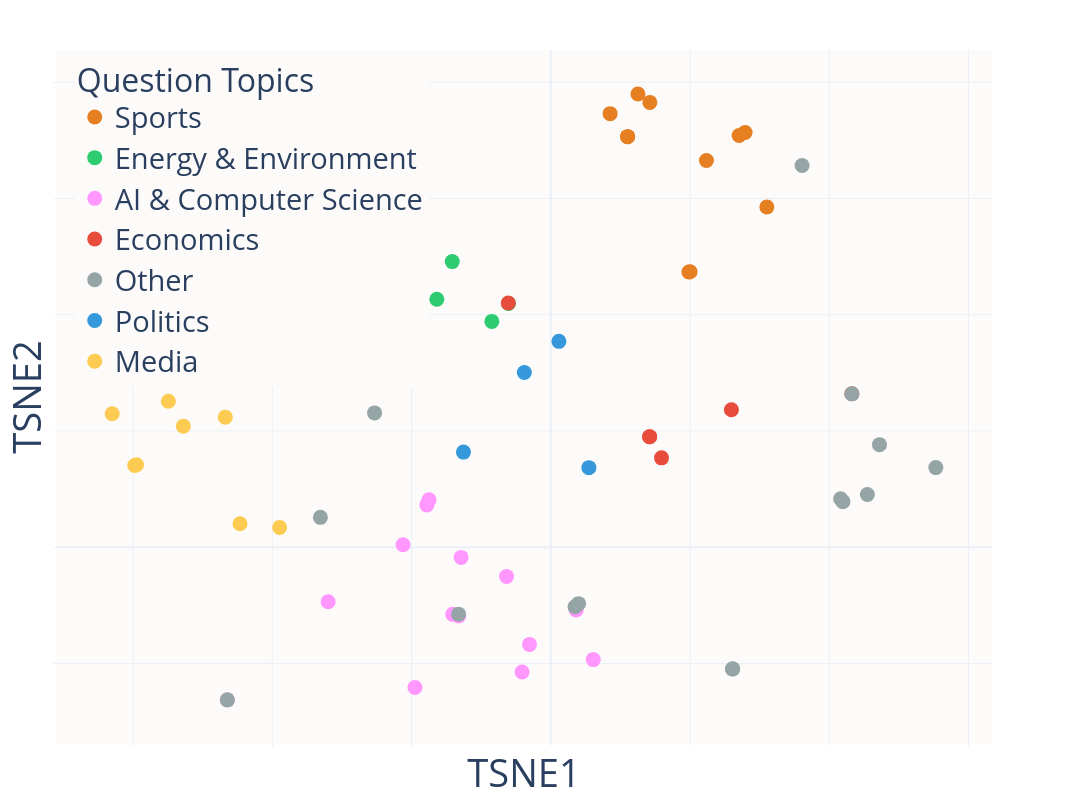

Notebook code for this chart:
### Code cell
# Define topic groupings
topic_to_group = {
    # Energy and Environment
    'energy storage': 'Energy & Environment',
    'economics and energy': 'Energy & Environment',
    'energy': 'Energy & Environment',
    'energy and environment': 'Energy & Environment',
    'energy policy and sustainability': 'Energy & Environment',
    
    # Economics
    'economics': 'Economics',
    'economics and finance': 'Economics',
    
    # Politics
    'geopolitics': 'Politics',
    'economics and education': 'Politics',
    'geopolitics and national security': 'Politics',
    'labor market and technology': 'Politics',
    
    # Computing
    'technology and regulation': 'AI & Computer Science',
    'materials science and quantum computing':  'AI & Computer Science',
    'cryptography':  'AI & Computer Science',
    'ai and computing':  'AI & Computer Science',
    'artificial general intelligence':  'AI & Computer Science',
    'robotics':  'AI & Computer Science',
    'ai and robotics':  'AI & Computer Science',
    'cybersecurity':  'AI & Computer Science',
    
    #Social Media
    'social media and politics': 'Media',
    'social media': 'Media',
    'social media and regulation': 'Media',
    'social media and mental health': 'Media',
    'election misinformation': 'Media',
    'social media regulation':  'Media',
    'marketing and e-commerce': 'Media',
    'elections and misinformation': 'Media',
    
    # Sports
    'sports': 'Sports',
    'sports and olympics': 'Sports'
}

def analyze_model_topics(logical_and_df: pd.DataFrame, model_names: list[str]):
    """
    Analyze and visualize topic distribution between models using MPNet embeddings and t-SNE.
    Uses predefined topic groupings for consistent categorization.
    """
    # Filter for specified models
    model_df = logical_and_df[logical_and_df['generator_model'].isin(model_names)]
    
    # Initialize MPNet model
    mpnet = SentenceTransformer('sentence-transformers/all-mpnet-base-v2')
    
    # Get embeddings for questions
    texts = model_df['question_body'].tolist()
    embeddings = mpnet.encode(texts, show_progress_bar=True)
    
    # t-SNE dimensionality reduction
    tsne = TSNE(n_components=2, perplexity=30, random_state=42)
    tsne_embeddings = tsne.fit_transform(embeddings)
    
    # Map topics to groups
    def get_topic_group(topic):
        if pd.isna(topic):
            return 'Other'
        return topic_to_group.get(topic.lower(), 'Other')
    
    # Create visualization DataFrame
    viz_df = pd.DataFrame({
        'TSNE1': tsne_embeddings[:, 0],
        'TSNE2': tsne_embeddings[:, 1],
        'Model': model_df['generator_model'].values,
        'Question': texts,
        'Question_Preview': [t[:100] + '...' for t in texts],
        'Original_Topic': model_df['topic'].values,
        'Topic_Group': model_df['topic'].apply(get_topic_group)
    })
    
    # Define color scheme
    color_map = {
        'Energy & Environment': '#2ecc71',    # Green
        'Economics': '#e74c3c',               # Red
        'Politics': '#3498db',                # Blue
        'Computing': '#9b59b6',               # Purple
        'Artificial General Intelligence': '#f1c40f',  # Yellow
        'Biotechnology': '#1abc9c',           # Turquoise
        'Sports': '#e67e22',                  # Orange
        'Other': '#95a5a6'                    # Grey
    }
    
        # Create interactive plot
    fig = px.scatter(
        viz_df,
        x='TSNE1',
        y='TSNE2',
        color='Topic_Group',
        color_discrete_map=color_map,
        hover_data={
            'TSNE1': False,
            'TSNE2': False,
            'Model': True,
            'Original_Topic': True,
            'Topic_Group': True,
            'Question_Preview': True
        },
        title='Topic Distribution of Adaptive Questions Generated for DeepSeek-V3',
        height=800,
        width=2000  # Compressed width
    )
    
    # Update layout
    fig.update_traces(marker=dict(size=15))
    fig.update_layout(
        template='plotly_white',
        legend=dict(
            title=dict(
                text='Question Topics',
                font=dict(size=32)  # Increased legend title font size
            ),
            yanchor="top",
            y=1.0,
            xanchor="left",
            x=0.02,
            bgcolor='#fdfbf9',
            font=dict(size=29),  # Increased legend text font size
            bordercolor="Black",
            borderwidth=0
        ),
        title=dict(
            text='', #Topic Distribution of Adaptive Questions Generated for DeepSeek-V3
            x=0.35,        # Center title horizontally
            y=0.95,       # Adjust vertical position
            xanchor='center',  # Anchor point for centering
            yanchor='top',    # Anchor point for vertical position
            font=dict(size=20)
        ),
        xaxis=dict(
            title='TSNE1',
            title_font=dict(size=38),  # Increased axis title font size
            tickfont=dict(size=1)     # Increased axis tick font size
        ),
        yaxis=dict(
            title='TSNE2',
            title_font=dict(size=38),  # Increased axis title font size
            tickfont=dict(size=1)     # Increased axis tick font size
        ),
        margin=dict(l=20, r=100, t=50, b=20),
        plot_bgcolor='#fdfbf9'
    )
    
    # Show plot
    fig.show()
    fig.write_image("deepseek_v3_topic_distribution.png", 
                    engine="kaleido",
                    scale=4.0,  # Increases resolution by 4x
                    width=2000,  # Base width
                    height=800)  # Base height
    
    # Print topic distribution
    print("\nTopic group distribution by model:")
    for model in model_names:
        model_data = viz_df[viz_df['Model'] == model]
        topic_dist = model_data['Topic_Group'].value_counts()
        print(f"\n{model} topic distribution:")
        print(topic_dist)
    
    return viz_df

# Run the analysis
model_names = ['deepseek-v3']
viz_df = analyze_model_topics(logical_and_df, model_names)

### Figure 1 — Plotly figure (JSON) as saved in the notebook; plotly's stock layout.template omitted (floating-point values rounded to 4 significant figures)
{"data": [{"customdata": [["deepseek-v3", "Sports", "Sports", "This question resolves as YES if both Sydney McLaughlin wins the 400m hurdles and the United States ..."], ["deepseek-v3", "Sports and Olympics", "Sports", "This question resolves as YES if both Eliud Kipchoge wins the 2027 London Marathon and Kenya wins at..."], ["deepseek-v3", "Sports", "Sports", "This question resolves as YES if both Eliud Kipchoge wins the 2026 London Marathon and Kenya wins at..."], ["deepseek-v3", "Sports", "Sports", "This question resolves as YES if both Karsten Warholm wins the 400m hurdles and Norway wins at least..."], ["deepseek-v3", "Sports", "Sports", "This question resolves as YES if both LeBron James wins the NBA MVP award and the Los Angeles Lakers..."], ["deepseek-v3", "Sports", "Sports", "This question resolves as YES if both Eliud Kipchoge wins the 2025 London Marathon and Kenya wins at..."], ["deepseek-v3", "Sports", "Sports", "This question resolves as YES if both Jakob Ingebriggen wins the 5000m and Norway wins at least 5 go..."], ["deepseek-v3", "Sports", "Sports", "This question resolves as YES if both Eliud Kipchoge wins the 2025 London Marathon and Kenya wins at..."], ["deepseek-v3", "Sports", "Sports", "This question resolves as YES if both Stephen Curry wins the NBA MVP award and the Golden State Warr..."], ["deepseek-v3", "Sports", "Sports", "This question resolves as YES if both Novak Djokovic wins the 2028 Australian Open and Serbia wins a..."], ["deepseek-v3", "Sports", "Sports", "This question resolves as YES if both Eliud Kipchoge wins the 2025 London Marathon and Kenya wins at..."]], "hovertemplate": "Topic_Group=%{customdata[2]}<br>Model=%{customdata[0]}<br>Original_Topic=%{customdata[1]}<br>Question_Preview=%{customdata[3]}<extra></extra>", "legendgroup": "Sports", "marker": {"color": "#e67e22", "size": 15, "symbol": "circle"}, "mode": "markers", "name": "Sports", "orientation": "v", "showlegend": true, "type": "scatter", "x": [2.236, 1.423, 1.252, 2.705, 1.983, 1.103, 2.791, 1.103, 2.001, 3.103, 0.8516], "xaxis": "x", "y": [6.654, 7.653, 7.796, 7.085, 4.735, 7.064, 7.135, 7.064, 4.739, 5.854, 7.459], "yaxis": "y"}, {"customdata": [["deepseek-v3", "Energy and Environment", "Energy & Environment", "This question resolves as YES if both the European Union implements a carbon border adjustment mecha..."], ["deepseek-v3", "Energy and Environment", "Energy & Environment", "This question resolves as YES if both the European Union implements a carbon pricing mechanism by 20..."], ["deepseek-v3", "Energy Policy and Sustainability", "Energy & Environment", "This question resolves as YES if both the European Union implements a carbon pricing mechanism by 20..."], ["deepseek-v3", "Energy and Environment", "Energy & Environment", "This question resolves as YES if both Norway increases its investment in offshore wind energy by mor..."], ["deepseek-v3", "Economics and Energy", "Energy & Environment", "This question resolves as YES if both China increases its investment in renewable energy by more tha..."], ["deepseek-v3", "Energy", "Energy & Environment", "This question resolves as YES if both the cost of solar energy decreases by more than 20% and the nu..."], ["deepseek-v3", "Energy and Environment", "Energy & Environment", "This question resolves as YES if both China increases its investment in solar energy by more than 20..."], ["deepseek-v3", "Energy Storage", "Energy & Environment", "This question resolves as YES if both the cost of lithium-ion batteries decreases by more than 30% a..."], ["deepseek-v3", "Economics and Energy", "Energy & Environment", "This question resolves as YES if both the United States implements a national renewable energy stand..."]], "hovertemplate": "Topic_Group=%{customdata[2]}<br>Model=%{customdata[0]}<br>Original_Topic=%{customdata[1]}<br>Question_Preview=%{customdata[3]}<extra></extra>", "legendgroup": "Energy & Environment", "marker": {"color": "#2ecc71", "size": 15, "symbol": "circle"}, "mode": "markers", "name": "Energy & Environment", "orientation": "v", "showlegend": true, "type": "scatter", "x": [-2.492, -2.629, -2.675, -2.051, -0.6085, -1.638, -0.8476, -2.391, -1.416], "xaxis": "x", "y": [4.8, 4.47, 4.462, 5.694, 4.195, 4.267, 3.886, 3.241, 4.914], "yaxis": "y"}, {"customdata": [["deepseek-v3", "Cybersecurity", "AI & Computer Science", "This question resolves as YES if both IBM develops a quantum computer and the US Department of Energ..."], ["deepseek-v3", "AI and Computing", "AI & Computer Science", "This question resolves as YES if both Microsoft develops a quantum computer and the US Department of..."], ["deepseek-v3", "Cybersecurity", "AI & Computer Science", "This question resolves as YES if both AWS implements a new encryption protocol by 2029 and the numbe..."], ["deepseek-v3", "AI and Computing", "AI & Computer Science", "This question resolves as YES if both Google announces a functional quantum computer and the NSA dev..."], ["deepseek-v3", "AI and Computing", "AI & Computer Science", "This question resolves as YES if both Alphabet (Google) increases its investment in AI research by m..."], ["deepseek-v3", "AI and Computing", "AI & Computer Science", "This question resolves as YES if both Google announces a functional quantum computer and the NSA dev..."], ["deepseek-v3", "AI and Computing", "AI & Computer Science", "This question resolves as YES if both Google develops a quantum computer and the US National Institu..."], ["deepseek-v3", "Cybersecurity", "AI & Computer Science", "This question resolves as YES if both Microsoft invests more than $1 billion in cybersecurity resear..."], ["deepseek-v3", "AI and Computing", "AI & Computer Science", "This question resolves as YES if both Amazon develops a quantum computer and the US National Science..."], ["deepseek-v3", "AI and Computing", "AI & Computer Science", "This question resolves as YES if both Google invests more than $10 billion in AI research by 2027 an..."], ["deepseek-v3", "AI and Computing", "AI & Computer Science", "This question resolves as YES if both Google develops a quantum computer by 2028 and the development..."], ["deepseek-v3", "Technology and Regulation", "AI & Computer Science", "This question resolves as YES if both Apple and Samsung release new smartphone models with foldable ..."], ["deepseek-v3", "Artificial General Intelligence", "AI & Computer Science", "This question resolves as YES if both DeepMind and Microsoft release functional AGI models by 2032, ..."], ["deepseek-v3", "Materials Science and Quantum Computing", "AI & Computer Science", "This question resolves as YES if both IBM develops a quantum computer by 2028 and the development of..."]], "hovertemplate": "Topic_Group=%{customdata[2]}<br>Model=%{customdata[0]}<br>Original_Topic=%{customdata[1]}<br>Question_Preview=%{customdata[3]}<extra></extra>", "legendgroup": "AI & Computer Science", "marker": {"color": "#FF97FF", "size": 15, "symbol": "circle"}, "mode": "markers", "name": "AI & Computer Science", "orientation": "v", "showlegend": true, "type": "scatter", "x": [0.3639, -0.306, -3.199, -1.409, -1.75, -1.324, -0.6364, -1.952, -0.413, -1.781, -1.288, -4.648, -2.123, 0.6094], "xaxis": "x", "y": [-1.079, -1.672, -0.937, -1.155, 0.8177, -1.183, -0.5026, -2.413, -2.147, 0.7286, -0.1745, -2.627, 0.04162, -1.934], "yaxis": "y"}, {"customdata": [["deepseek-v3", "Economics", "Economics", "This question resolves as YES if both China increases its investment in renewable energy by more tha..."], ["deepseek-v3", "Economics", "Economics", "This question resolves as YES if both the Federal Reserve raises interest rates by more than 1% and ..."], ["deepseek-v3", "Economics", "Economics", "This question resolves as YES if both the Federal Reserve raises interest rates by more than 1% and ..."], ["deepseek-v3", "Economics", "Economics", "The ECB's decisions can have far-reaching effects on the economy and financial markets. Resolution d..."], ["deepseek-v3", "Economics", "Economics", "This question resolves as YES if both the Federal Reserve raises interest rates by more than 1% and ..."], ["deepseek-v3", "Economics and Finance", "Economics", "This question resolves as YES if both the European Central Bank implements a negative interest rate ..."]], "hovertemplate": "Topic_Group=%{customdata[2]}<br>Model=%{customdata[0]}<br>Original_Topic=%{customdata[1]}<br>Question_Preview=%{customdata[3]}<extra></extra>", "legendgroup": "Economics", "marker": {"color": "#e74c3c", "size": 15, "symbol": "circle"}, "mode": "markers", "name": "Economics", "orientation": "v", "showlegend": true, "type": "scatter", "x": [-0.6114, 1.419, 1.419, 4.324, 1.59, 2.594], "xaxis": "x", "y": [4.201, 1.9, 1.9, 2.64, 1.538, 2.364], "yaxis": "y"}, {"customdata": [["deepseek-v3", null, "Other", "The ECB's decisions can have far-reaching effects on the economy and financial markets. Resolution d..."], ["deepseek-v3", "Technology", "Other", "This question resolves as YES if both Tesla and Waymo achieve level 5 autonomy in their vehicles by ..."], ["deepseek-v3", "Technology", "Other", "This question resolves as YES if both Google and Amazon comply with the EU's Digital Services Act by..."], ["deepseek-v3", "Cryptography and Cybersecurity", "Other", "This question resolves as YES if both IBM develops a quantum computer and the US Department of Energ..."], ["deepseek-v3", "Biotechnology", "Other", "This question resolves as YES if both CRISPR Therapeutics receives FDA approval and the number of pa..."], ["deepseek-v3", "Quantum Computing and Cybersecurity", "Other", "This question resolves as YES if both IBM develops a quantum computer and the US Department of Energ..."], ["deepseek-v3", "Quantum Computing and Cybersecurity", "Other", "This question resolves as YES if both Google announces a functional quantum computer and the NSA dev..."], ["deepseek-v3", null, "Other", "The inflation rates in the US and EU are interconnected, but the relationship is complex. Resolution..."], ["deepseek-v3", "Biotechnology", "Other", "This question resolves as YES if both Editas Medicine invests more than $1 billion in gene editing r..."], ["deepseek-v3", "Technology", "Other", "This question resolves as YES if both Apple and Samsung release new smartphone models with foldable ..."], ["deepseek-v3", null, "Other", "The bond markets in the US and EU are highly interconnected, and yields can be highly volatile. Reso..."], ["deepseek-v3", null, "Other", "The economies in the US and EU are interconnected, but the relationship is complex. Resolution date:..."], ["deepseek-v3", null, "Other", "Both countries have a strong track record in the Olympics, but the competition will be fierce. Resol..."], ["deepseek-v3", null, "Other", "The labor markets in the US and EU are interconnected, but the relationship is complex. Resolution d..."], ["deepseek-v3", null, "Other", "The energy market is highly interconnected, and prices can be highly volatile. Resolution date: Dece..."]], "hovertemplate": "Topic_Group=%{customdata[2]}<br>Model=%{customdata[0]}<br>Original_Topic=%{customdata[1]}<br>Question_Preview=%{customdata[3]}<extra></extra>", "legendgroup": "Other", "marker": {"color": "#95a5a6", "size": 15, "symbol": "circle"}, "mode": "markers", "name": "Other", "orientation": "v", "showlegend": true, "type": "scatter", "x": [4.325, -2.532, -3.31, 0.3983, 2.614, 0.3479, -1.326, 4.547, 2.608, -4.646, 4.721, 4.196, 3.61, 4.163, 5.531], "xaxis": "x", "y": [2.638, 2.311, 0.5143, -0.9705, -2.092, -1.024, -1.152, 0.906, -2.094, -2.626, 1.765, 0.7841, 6.567, 0.8346, 1.37], "yaxis": "y"}, {"customdata": [["deepseek-v3", "Labor Market and Technology", "Politics", "This question resolves as YES if both the adoption of automation technology in the manufacturing sec..."], ["deepseek-v3", "Geopolitics and National Security", "Politics", "This question resolves as YES if both the United States increases its military expenditure by more t..."], ["deepseek-v3", "Economics and Education", "Politics", "This question resolves as YES if both China increases its education budget by more than 10% by 2028 ..."], ["deepseek-v3", "Geopolitics", "Politics", "This question resolves as YES if both the United States and China sign a new trade agreement and the..."]], "hovertemplate": "Topic_Group=%{customdata[2]}<br>Model=%{customdata[0]}<br>Original_Topic=%{customdata[1]}<br>Question_Preview=%{customdata[3]}<extra></extra>", "legendgroup": "Politics", "marker": {"color": "#3498db", "size": 15, "symbol": "circle"}, "mode": "markers", "name": "Politics", "orientation": "v", "showlegend": true, "type": "scatter", "x": [-1.255, 0.5466, 0.116, -0.3805], "xaxis": "x", "y": [1.636, 1.369, 3.542, 3.006], "yaxis": "y"}, {"customdata": [["deepseek-v3", "Social Media", "Media", "This question resolves as YES if both Twitter implements a new fact-checking algorithm by 2030 and t..."], ["deepseek-v3", "Social Media and Mental Health", "Media", "This question resolves as YES if both the number of teenagers experiencing depression increases by m..."], ["deepseek-v3", "Social Media", "Media", "This question resolves as YES if both Facebook invests more than $2 billion in misinformation detect..."], ["deepseek-v3", "Marketing and E-commerce", "Media", "This question resolves as YES if both Walmart launches a social media influencer marketing campaign ..."], ["deepseek-v3", "Social Media Regulation", "Media", "This question resolves as YES if both the US government and the European Union implement regulations..."], ["deepseek-v3", "Elections and Misinformation", "Media", "This question resolves as YES if both Twitter bans all political ads by 2029 and the number of elect..."], ["deepseek-v3", "Marketing and E-commerce", "Media", "This question resolves as YES if both Amazon increases its social media advertising budget by more t..."], ["deepseek-v3", "Social Media and Politics", "Media", "This question resolves as YES if both Twitter implements a new fact-checking algorithm by 2028 and t..."]], "hovertemplate": "Topic_Group=%{customdata[2]}<br>Model=%{customdata[0]}<br>Original_Topic=%{customdata[1]}<br>Question_Preview=%{customdata[3]}<extra></extra>", "legendgroup": "Media", "marker": {"color": "#FECB52", "size": 15, "symbol": "circle"}, "mode": "markers", "name": "Media", "orientation": "v", "showlegend": true, "type": "scatter", "x": [-5.952, -4.676, -5.494, -4.465, -5.279, -6.302, -3.895, -5.977], "xaxis": "x", "y": [1.42, 2.238, 2.512, 0.4047, 2.083, 2.298, 0.3416, 1.405], "yaxis": "y"}], "layout": {"height": 800, "legend": {"bgcolor": "#fdfbf9", "bordercolor": "Black", "borderwidth": 0, "font": {"size": 29}, "title": {"font": {"size": 32}, "text": "Question Topics"}, "tracegroupgap": 0, "x": 0.02, "xanchor": "left", "y": 1, "yanchor": "top"}, "margin": {"b": 20, "l": 20, "r": 100, "t": 50}, "plot_bgcolor": "#fdfbf9", "title": {"font": {"size": 20}, "text": "", "x": 0.35, "xanchor": "center", "y": 0.95, "yanchor": "top"}, "width": 2000, "xaxis": {"anchor": "y", "domain": [0, 1], "tickfont": {"size": 1}, "title": {"font": {"size": 38}, "text": "TSNE1"}}, "yaxis": {"anchor": "x", "domain": [0, 1], "tickfont": {"size": 1}, "title": {"font": {"size": 38}, "text": "TSNE2"}}}}
